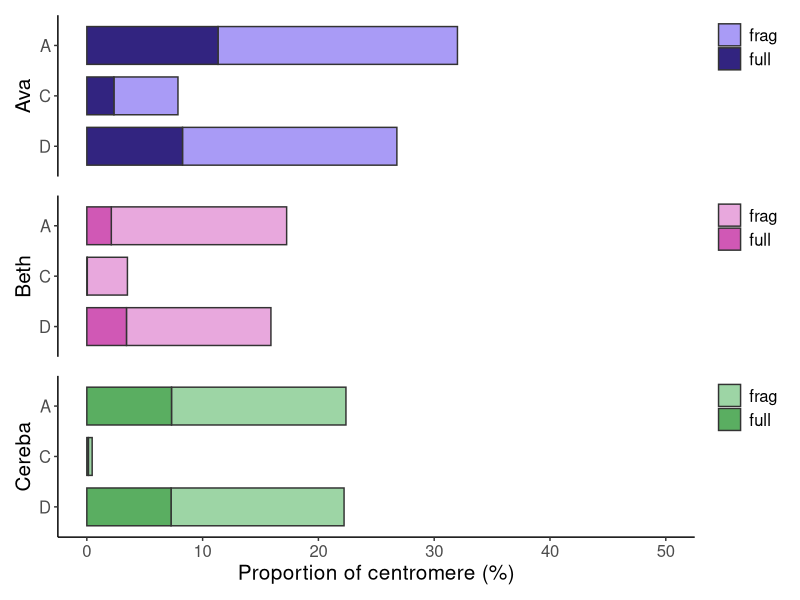

Source code (R):
### Contact: matthias.heuberger@botinst.uzh.ch or matthias.heuberger@hotmail.com
### Script to make figure for supplementary figure S4

library(ggplot2)
library(patchwork)

df <- read.table("fl_copies_table.csv", header = T)

df$subgenome <- factor(df$subgenome, levels = rev(c("A","C","D")))

colorz <- c("#322480", "#d058b5ff", "#5aae61")

a <- ggplot(df[df$fam=="Ava",], aes(x=subgenome, y=percentage, fill=class)) +
  geom_bar(stat = "identity", color="grey20", width = 0.75) + 
  coord_flip() +
  scale_x_discrete(name="Ava") +
  scale_fill_manual(values = rev(c("#322480","#A99bf6"))) +
  scale_y_continuous(name="Proportion of centromere (%)",limits = c(0,50)) +
  #labs(title = "Ava") +
  theme_classic() +
  theme(legend.title = element_blank(),
        legend.justification = "top",
        axis.title.x = element_blank(),
        axis.line.x = element_blank(),
        axis.ticks.x = element_blank(),
        axis.text.x = element_blank(),
        text = element_text(size=15))
b <- ggplot(df[df$fam=="Beth",], aes(x=subgenome, y=percentage, fill=class)) +
  geom_bar(stat = "identity", color="grey20", width = 0.75) + 
  coord_flip() +
  scale_x_discrete(name="Beth") +
  scale_fill_manual(values = rev(c("#d058b5ff","#e8a8ddff"))) +
  scale_y_continuous(name="Proportion of centromere (%)",limits = c(0,50)) +
  #labs(title = "Ava") +
  theme_classic() +
  theme(legend.title = element_blank(),
        legend.justification = "top",
        axis.title.x = element_blank(),
        axis.line.x = element_blank(),
        axis.ticks.x = element_blank(),
        axis.text.x = element_blank(),
        text = element_text(size=15))

c <- ggplot(df[df$fam=="Cereba",], aes(x=subgenome, y=percentage, fill=class)) +
  geom_bar(stat = "identity", color="grey20", width = 0.75) + 
  coord_flip() +
  scale_x_discrete(name="Cereba") +
  scale_fill_manual(values = rev(c("#5aae61","#9dd5a5"))) +
  scale_y_continuous(name="Proportion of centromere (%)",limits = c(0,50)) +
  #labs(title = "Ava") +
  theme_classic() +
  theme(legend.title = element_blank(),
        legend.justification = "top",
        text = element_text(size=15))

a/b/c
